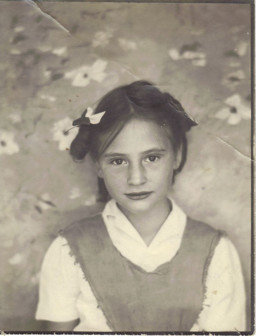
#> input picture picture1.jpg, 256 x 336 px, found by its file name
$ python 4.py
#> lines starting #> are read from the running program, lines starting #| are printed output that depends on the picture; after the words box and inside, x2 and y2 are one past the last pixel; in counts of white or black regions, pixels touching at a corner belong together
import cv2
import numpy as np
# Load the image
img = cv2.imread('images/picture1.jpg', 0)
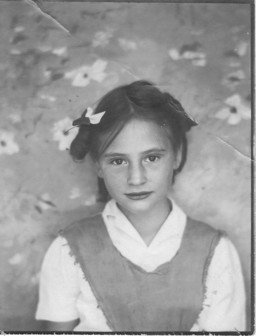
#> img: shape (336, 256); min 27, max 255, mean 154.4
# Define the structuring element for morphological operations
kernel = cv2.getStructuringElement(cv2.MORPH_ELLIPSE, (5, 5))
# Apply morphological closing to remove noise
img_closed = cv2.morphologyEx(img, cv2.MORPH_CLOSE, kernel)
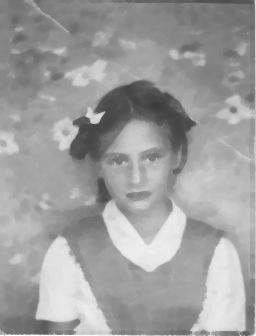
#> img_closed: shape (336, 256); min 61, max 255, mean 158.1
# Apply morphological gradient to enhance edges
img_gradient = cv2.morphologyEx(img_closed, cv2.MORPH_GRADIENT, kernel)
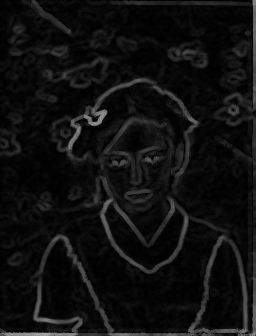
#> img_gradient: shape (336, 256); min 0, max 163, mean 15.5
# Apply adaptive thresholding to obtain a binary image
img_binary = cv2.adaptiveThreshold(img_gradient, 255, cv2.ADAPTIVE_THRESH_MEAN_C, cv2.THRESH_BINARY_INV, 11, 2)
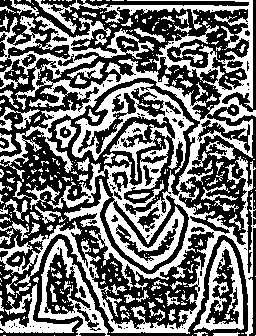
#> img_binary: shape (336, 256); 44.8% white; 366 white regions (271 under 20 px), largest, box (x1, y1, x2, y2) and area: (0, 0, 256, 336) 23437, (72, 82, 194, 181) 3534, (38, 239, 110, 336) 1754
# Display the results
cv2.imshow('Input Image', img)
cv2.imshow('Enhanced Image', img_binary)
cv2.waitKey(0)
cv2.destroyAllWindows()
